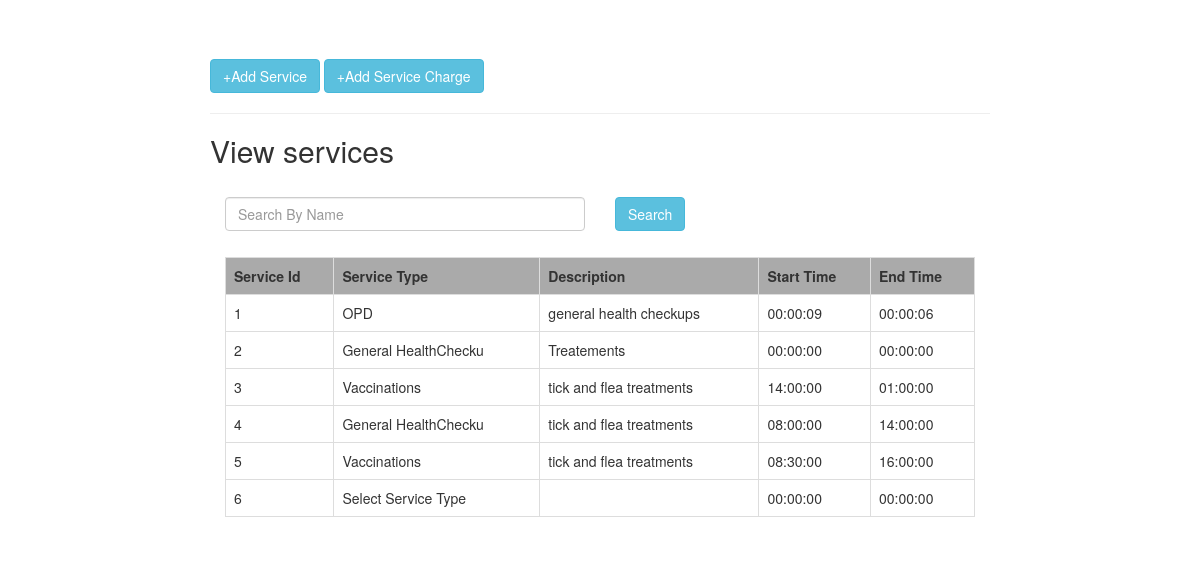
Screenshot of /Meedumi/viewservice.php with the database file from the repository.
### tables this page shows
CREATE TABLE `services` (
  `serviceId` int(11) NOT NULL,
  `serviceType` varchar(20) NOT NULL,
  `description` varchar(100) NOT NULL,
  `startTime` time NOT NULL,
  `endTime` time NOT NULL,
  `status` tinyint(1) NOT NULL
);

### Meedumi/viewservice.php (the view, shortened to what this page needs)
<!DOCTYPE html>
<html lang="en">
<head>
	<link rel="stylesheet" href="https://maxcdn.bootstrapcdn.com/bootstrap/3.3.7/css/bootstrap.min.css">
	<link rel="stylesheet" href="style/indexstyle.css">
</head>
<body>
	<div class="container">
		<div class="row">
			<div class="col-md-8 col-md-offset-2" style="margin-top:5%;">
				<div class="row">
				<?php
				$connection = mysqli_connect('localhost:3306','root','','animalcare');
				if(isset($_POST['search'])){
					$searchkey = $_POST['search'];
					$sql = "SELECT * FROM services WHERE serviceType LIKE '%$searchkey%'";
				}else{
				$sql = "SELECT * FROM services";
				$searchkey = "";
				}
				$result = mysqli_query($connection,$sql);
				?>
				<div class="form-group">
				<a href="index.php"  class="btn btn-info" name="submit"> +Add Service</a>
				<a href="ServiceCharge.php"  class="btn btn-info" name="submit"> +Add Service Charge</a>
				</div>
				<hr>
					<form action="viewservice.php" method="POST">
					<h2> View services</h2> <br>
						<div class="col-md-6">
							<input type="text" name="search" class="form-control" placeholder="Search By Name" value="<?php echo $searchkey;?>">
						</div>
						<div class="col-md-6 text-left">
							<button class="btn btn-info">Search</button>
						</div><br>
					</form>
					<br>
					<br>
				</div>
				<table class="table table-bordered">
					<tr>
						<th>Service Id</th>
						<th>Service Type</th>
						<th>Description </th>
						<th>Start Time</th>
						<th>End Time</th>
					</tr>
					<?php while($row = mysqli_fetch_object($result)) { ?>
					<tr>
						<td><?php echo $row->serviceId ?></td>
						<td><?php echo $row->serviceType ?></td>
						<td><?php echo $row->description ?></td>
						<td><?php echo $row->startTime ?></td>
						<td><?php echo $row->endTime ?></td>
					</tr>
					<?php } ?>
				</table>
			</div>
		</div>
	</div>
</body>
</html>

### Meedumi/style/indexstyle.css (style rules this page uses)
hr { color:black; }
table.table { border-collapse: collapse; }
table.table th { background: #aaa; text-align: left; }
table.table th,table.table td { padding:10px; border-bottom: 2px solid #aaa; }

### rows the page displays
services: serviceId "1", serviceType "OPD", description "general health checkups", startTime "00:00:09", endTime "00:00:06"
services: serviceId "2", serviceType "General HealthChecku", description "Treatements", startTime "00:00:00", endTime "00:00:00"
services: serviceId "3", serviceType "Vaccinations", description "tick and flea treatments", startTime "14:00:00", endTime "01:00:00"
services: serviceId "4", serviceType "General HealthChecku", description "tick and flea treatments", startTime "08:00:00", endTime "14:00:00"
services: serviceId "5", serviceType "Vaccinations", description "tick and flea treatments", startTime "08:30:00", endTime "16:00:00"
services: serviceId "6", serviceType "Select Service Type", startTime "00:00:00", endTime "00:00:00"
